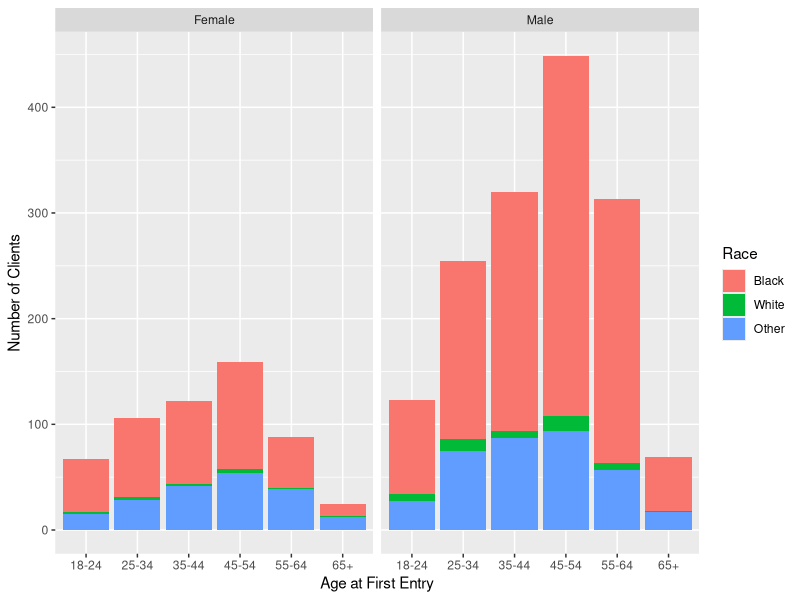

Source code (R):
# DEMOGRAPHICS PLOTS
library(tidyverse)

#setwd("C:/Users/tshin/Documents/GitHub/bios611-projects-fall-2019-tshing17/project_3/")
first<-read.delim('../data/analytic_first.tsv', sep="\t", header=TRUE, na.strings = c("", "NA"))

# bar chart for Age, colored by race, split by gender 
agebreaks <- c(18,25,35,45,55,65,500)
agelabels <- c("18-24","25-34","35-44","45-54","55-64","65+")
first$Client.Age.at.Entry.Cat <- cut(first$Client.Age.at.Entry, breaks = agebreaks, labels = agelabels, right = FALSE)

first = first %>% mutate(Client.Primary.Race2=
                           ifelse(is.na(Client.Primary.Race)|
                                    Client.Primary.Race=='Native Hawaiian or Other Pacific Islander'|
                                    Client.Primary.Race=='American Indian or Alaska Native'|
                                    Client.Primary.Race=='Asian','Other',Client.Primary.Race))


demog_plot=ggplot(filter(first, !is.na(Client.Gender), !is.na(Client.Primary.Race2)), 
       aes(x=Client.Age.at.Entry.Cat, fill=Client.Primary.Race2))+
  geom_bar(position="stack")+
  facet_wrap(~ Client.Gender)+
  labs(x='Age at First Entry', y='Number of Clients')+
  scale_fill_discrete(name = "Race", labels = c("Black", "White", "Other"))

ggsave("../results/demog_plot.png", demog_plot)

